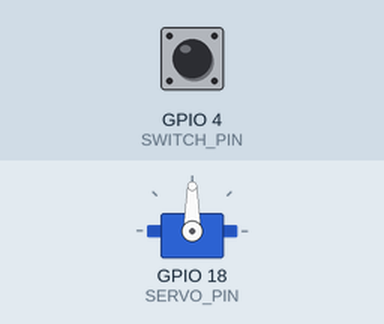
Simulated run of this program. Board: Raspberry Pi (BCM pin numbers). Shown: servo. Inputs (shaded band) come from the test bench; at power-on: GPIO 4 (SWITCH_PIN) HIGH. Servo angles are drawn from the pulse width (0.5 ms = 0°, 2.5 ms = 180°); what the program prints to the terminal is not drawn.

Above: at 1.2 s.
1.3 s: GPIO 4 (SWITCH_PIN) pulled LOW for 3.2 s
At 5.6 s:
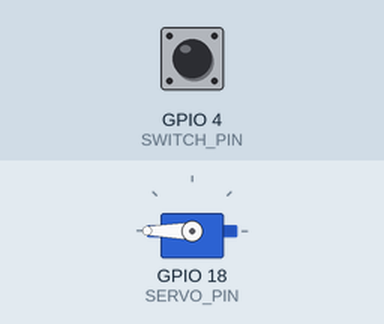
6.0 s: GPIO 4 (SWITCH_PIN) pulled LOW for 0.15 s
At 7.0 s:
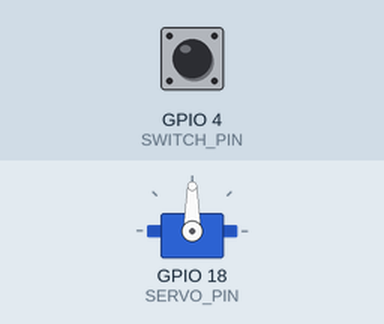
7.6 s: GPIO 4 (SWITCH_PIN) pulled LOW for 1 s
At 8.2 s:
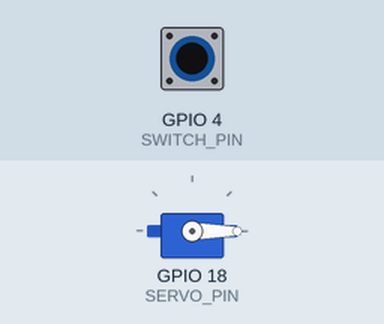
Timing chart, 0 to 10.6 s (numbered marks = the images above; inputs shaded):
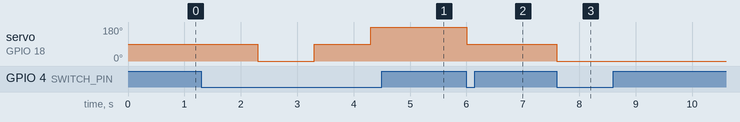

The program:

servo_motor_task.py
```python
import RPi.GPIO as GPIO
import time

SWITCH_PIN = 4
SERVO_PIN = 18

GPIO.setmode(GPIO.BCM)
GPIO.setup(SWITCH_PIN, GPIO.IN, pull_up_down=GPIO.PUD_UP)
#GPIO.setup(BUTTON_PIN, GPIO.IN, pull_up_down=GPIO.PUD_DOWN)
GPIO.setup(SERVO_PIN, GPIO.OUT)

pwm = GPIO.PWM(SERVO_PIN, 50)  # 50Hz, 1Period = 20ms
pwm.start(7.5)  # 7.5(0도)

count = 0
try:
    while True:
        val = GPIO.input(SWITCH_PIN)
        print(val)
        if val == 0:
            print('count:', count)
            if count % 4 == 0:
                pwm.ChangeDutyCycle(7.5)
            elif count % 4 == 1:
                pwm.ChangeDutyCycle(2.5)
            elif count % 4 == 2:
                pwm.ChangeDutyCycle(7.5)
            else:
                pwm.ChangeDutyCycle(12.5)
            count += 1
            time.sleep(1)
finally:
    print("clean up and exit")
    pwm.stop()
    GPIO.cleanup()
```

Measured:
- after the input at 1.3 s, servo on GPIO 18 (SERVO_PIN): 90° → 0° after 1.0 s, → 90° 1.0 s later, → 180° 1.0 s later
- after the input at 6.0 s, servo on GPIO 18 (SERVO_PIN): 180° → 90° at once
- after the input at 7.6 s, servo on GPIO 18 (SERVO_PIN): 90° → 0° at once
